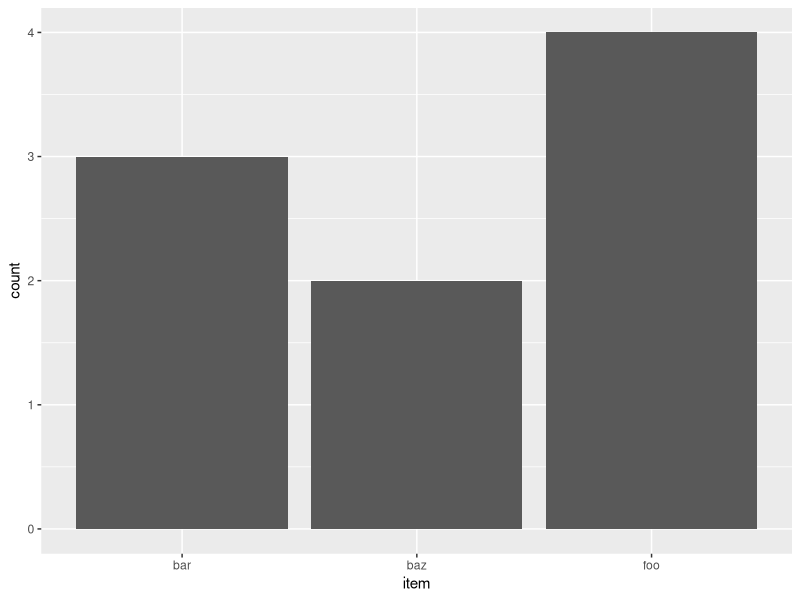
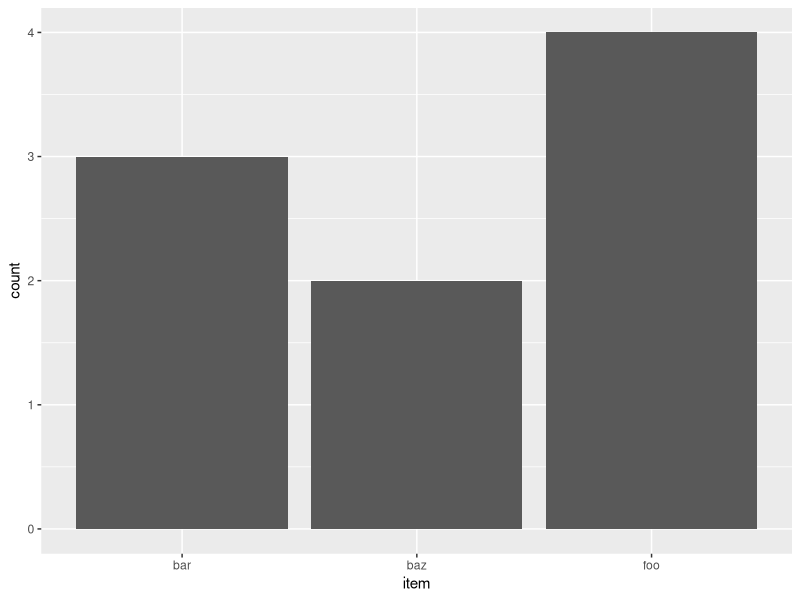

Write R code to recreate these figures, in order.
X11()

library(ggplot2)

df = data.frame (
       item = c('foo', 'bar', 'foo', 'bar', 'foo', 'baz', 'foo', 'bar', 'baz'),
       val  = c(   9 ,    6 ,    4 ,    7 ,    6 ,    7 ,    3 ,    8 ,    6 )
)

ggplot(data = df) + geom_bar(mapping = aes(x = item))
ggsave('img/geom_bar.png', width=12, height=12, units='cm', dpi=72)

cat ("Press enter...")
readLines("stdin", n = 1)
